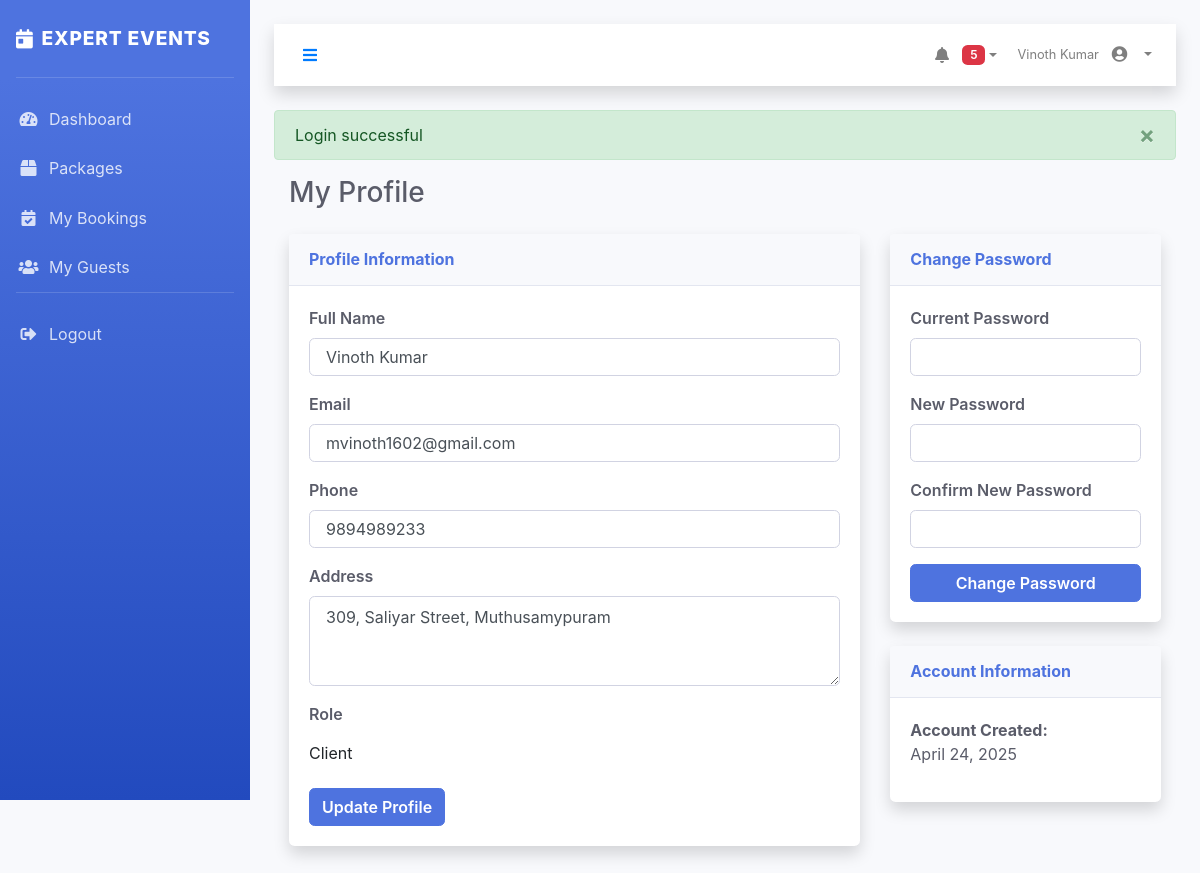
/pages/profile.php (signed in), run on the app's committed database.
### tables this page shows
CREATE TABLE `users` (
  `id` bigint(20) UNSIGNED NOT NULL,
  `name` varchar(100) NOT NULL,
  `email` varchar(100) NOT NULL,
  `phone` varchar(20) DEFAULT NULL,
  `password_hash` varchar(255) NOT NULL,
  `address` text DEFAULT NULL,
  `role` varchar(20) NOT NULL,
  `can_give_discount` tinyint(1) DEFAULT 0,
  `created_at` timestamp NOT NULL DEFAULT current_timestamp()
);

### config/database.php (called while the page is built, shortened)
<?php
class Database {
    private static $instance = null;
    private $connection;
    private function __construct() {
        $host = "localhost";
        $port = "3306";
        $dbname = "event_v2";
        $user = "root";
        $password = "";
        $dsn = "mysql:host=$host;port=$port;dbname=$dbname;charset=utf8mb4";
        try {
            $this->connection = new PDO($dsn, $user, $password);
            $this->connection->setAttribute(PDO::ATTR_ERRMODE, PDO::ERRMODE_EXCEPTION);
        } catch (PDOException $e) {
            echo "Database Connection Error: " . $e->getMessage();
            exit;
        }
    }
    public static function getInstance() {
        if (self::$instance === null) {
            self::$instance = new self();
        }
        return self::$instance;
    }
    public function queryOne($sql, $params = []) {
        try {
            $stmt = $this->connection->prepare($sql);
            $stmt->execute($params);
            return $stmt->fetch(PDO::FETCH_ASSOC);
        } catch (PDOException $e) {
            echo "Query Error: " . $e->getMessage();
            return false;
        }
    }
    public function querySingle($sql, $params = []) {
        return $this->queryOne($sql, $params);
    }
}
?>

### pages/profile.php (the view, shortened to what this page needs)
<?php
require_once '../includes/header.php';
$userId = $_SESSION['user_id'];
    $db = Database::getInstance();
    $user = $db->querySingle("SELECT * FROM users WHERE id = ?", [$userId]);
?>
<div class="d-sm-flex align-items-center justify-content-between mb-4">
    <h1 class="h3 mb-0 text-gray-800">My Profile</h1>
</div>
<div class="row">
    <div class="col-xl-8 col-lg-7">
        <div class="card shadow mb-4">
            <div class="card-header py-3 d-flex flex-row align-items-center justify-content-between">
                <h6 class="m-0 font-weight-bold text-primary">Profile Information</h6>
            </div>
            <div class="card-body">
                <form id="profileForm" class="api-form" action="../handlers/profile.php" method="POST" data-redirect="profile.php">
                    <div class="form-group">
                        <label for="name">Full Name</label>
                        <input type="text" class="form-control" id="name" name="name" value="<?php echo $user['name']; ?>" required>
                    </div>
                    <div class="form-group">
                        <label for="email">Email</label>
                        <input type="email" class="form-control" id="email" name="email" value="<?php echo $user['email']; ?>" required>
                    </div>
                    <div class="form-group">
                        <label for="phone">Phone</label>
                        <input type="tel" class="form-control" id="phone" name="phone" value="<?php echo $user['phone'] ?? ''; ?>">
                    </div>
                    <div class="form-group">
                        <label for="address">Address</label>
                        <textarea class="form-control" id="address" name="address" rows="3"><?php echo $user['address'] ?? ''; ?></textarea>
                    </div>
                    <div class="form-group">
                        <label>Role</label>
                        <input type="text" class="form-control-plaintext" value="<?php echo ucfirst($user['role']); ?>" readonly>
                    </div>
                    <button type="submit" class="btn btn-primary">Update Profile</button>
                </form>
            </div>
        </div>
    </div>
    <div class="col-xl-4 col-lg-5">
        <div class="card shadow mb-4">
            <div class="card-header py-3 d-flex flex-row align-items-center justify-content-between">
                <h6 class="m-0 font-weight-bold text-primary">Change Password</h6>
            </div>
            <div class="card-body">
                <form id="passwordForm" class="api-form" action="../handlers/profile.php" method="POST" data-redirect="profile.php">
                    <div class="form-group">
                        <label for="currentPassword">Current Password</label>
                        <input type="password" class="form-control" id="currentPassword" name="current_password" required>
                    </div>
                    <div class="form-group">
                        <label for="newPassword">New Password</label>
                        <input type="password" class="form-control" id="newPassword" name="new_password" required>
                    </div>
                    <div class="form-group">
                        <label for="confirmPassword">Confirm New Password</label>
                        <input type="password" class="form-control" id="confirmPassword" name="confirm_password" required>
                    </div>
                    <button type="submit" class="btn btn-primary btn-block">Change Password</button>
                </form>
            </div>
        </div>
        <div class="card shadow mb-4">
            <div class="card-header py-3">
                <h6 class="m-0 font-weight-bold text-primary">Account Information</h6>
            </div>
            <div class="card-body">
                <div class="mb-3">
                    <strong>Account Created:</strong>
                    <p><?php echo date('F d, Y', strtotime($user['created_at'])); ?></p>
                </div>
            </div>
        </div>
    </div>
</div>
<?php require_once '../includes/footer.php'; ?>

### assets/css/style.css (style rules this page uses)
:root { --primary-color: #4e73df; --secondary-color: #1cc88a; --dark-color: #5a5c69; --light-color: #f8f9fc; --danger-color: #e74a3b; --warning-color: #f6c23e; --info-color: #36b9cc; }
body { font-family: 'Nunito', -apple-system, BlinkMacSystemFont, 'Segoe UI', Roboto, 'Helvetica Neue', Arial, sans-serif; background-color: #f8f9fc; color: #5a5c69; }
.card { background-color: white; border: 0; border-radius: 0.35rem; box-shadow: 0 0.15rem 1.75rem 0 rgba(58, 59, 69, 0.1); margin-bottom: 1.5rem; }
.card-header { padding: 0.75rem 1.25rem; background-color: #f8f9fc; border-bottom: 1px solid #e3e6f0; }
.card-body { padding: 1.25rem; }
.form-control { border-radius: 0.35rem; padding: 0.5rem 1rem; border: 1px solid #d1d3e2; }
label { font-weight: 600; margin-bottom: 0.5rem; }
.btn { border-radius: 0.35rem; padding: 0.375rem 0.75rem; font-weight: 600; transition: all 0.2s; }
.btn-primary { background-color: #4e73df; border-color: #4e73df; }
.text-primary { color: #4e73df !important; }

### data on the page
users: name "Vinoth Kumar", email "mvinoth1602@gmail.com", phone "9894989233", address "309, Saliyar Street, Muthusamypuram", role "Client", created_at "April 24, 2025"

### other printed values
$item['title'] "Dashboard"
$item['title'] "Packages"
$item['title'] "My Bookings"
$item['title'] "My Guests"
$unreadCount "5"
$_SESSION['user_name'] "Vinoth Kumar"
$_SESSION['flash_message'] "Login successful"
